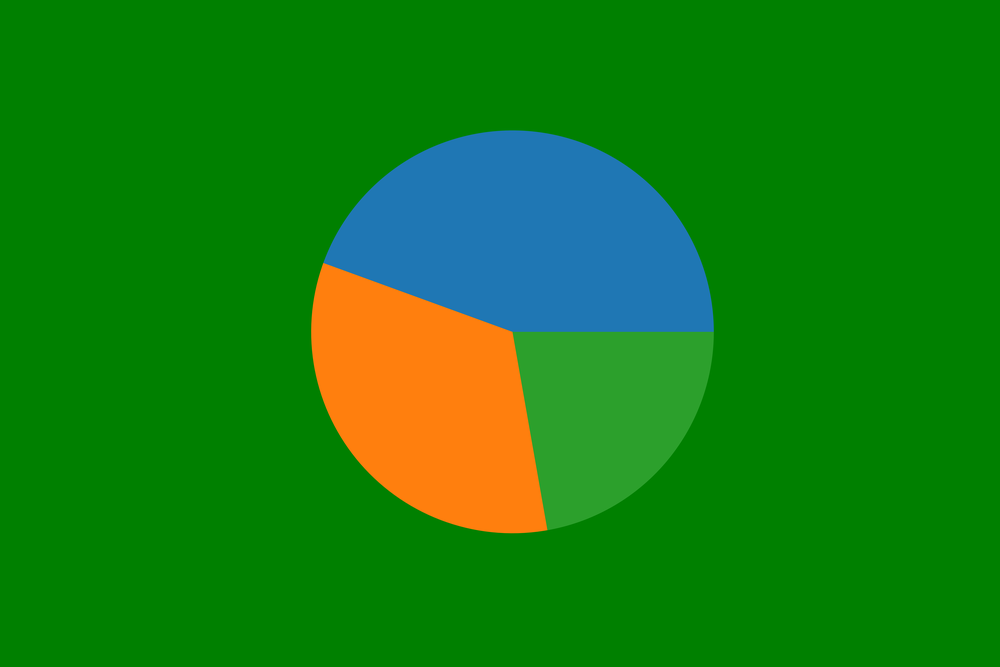
#> input picture pie_char.png, 1000 x 667 px, shrunk from 6000 x 4000 before the run
$ jupyter execute --allow-errors 'Matplotlib- How to show image using matplotlib imshow function.ipynb'
#> lines starting #> are read from the running program, lines starting #| are printed output that depends on the picture
[cell 1]
import matplotlib.pyplot as plt
import matplotlib.image as mpimg

[cell 2]
img=mpimg.imread("pie_char.png")
#> img is the input picture: shape (667, 1000, 4) float32; mean R, G, B, A 0.0813, 0.503, 0.0707, 1

[cell 3]
img

[cell 4]
type(img)

[cell 5]
img.shape
#> Out = (667, 1000, 4)

[cell 6]
img.ndim
#> Out = 3

[cell 7]
plt.imshow(img)
plt.show()

[cell 8]
plt.figure(figsize=(16,9))
plt.axis("off")
plt.imshow(img)
plt.show()

[cell 9]
plt.figure(figsize=(16,9))
plt.axis("off")
plt.imshow(img)
plt.colorbar()
plt.show()
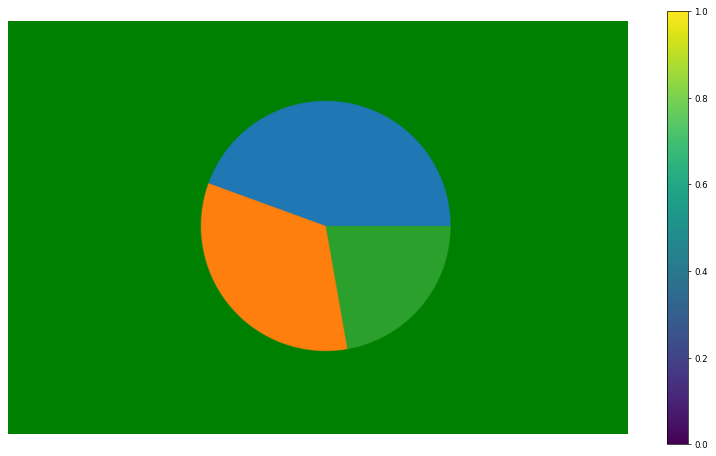
#> figure drawn by matplotlib, 2 panels

[cell 10]
single_channel=img[:,:,2]
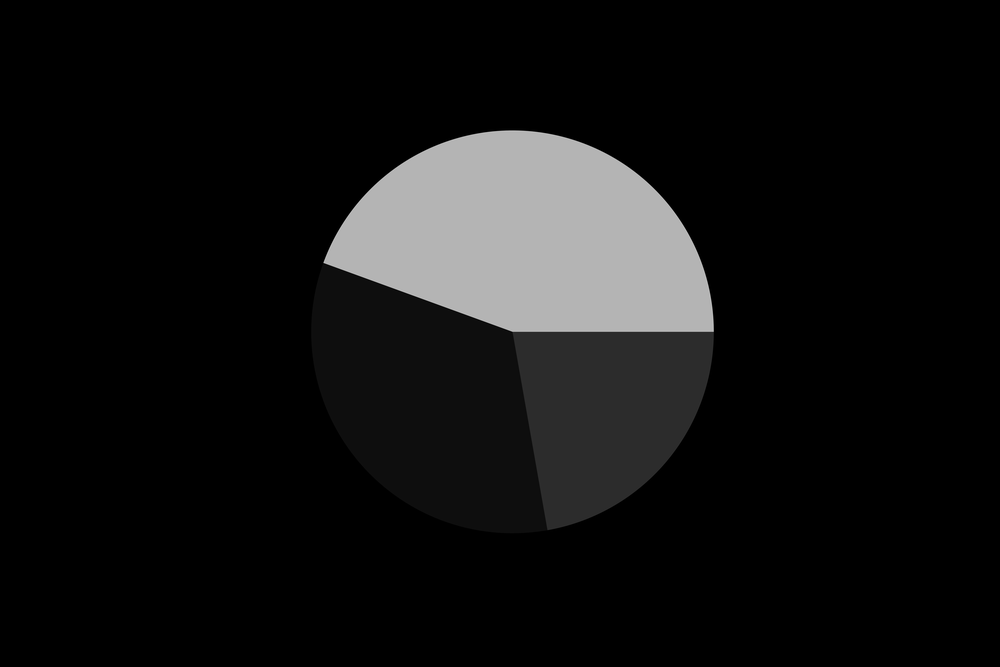
#> single_channel: shape (667, 1000) float32; min 0, max 0.788, mean 0.0708
plt.figure(figsize=(16,9))
plt.axis("off")
plt.imshow(single_channel,cmap="hot")
plt.colorbar()
plt.show()
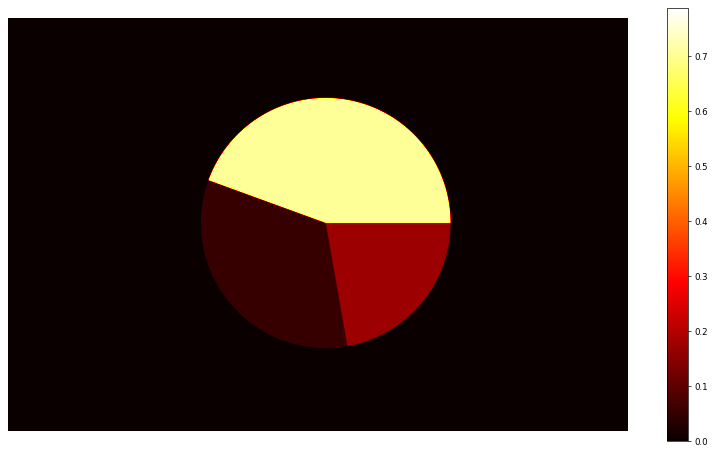
#> figure drawn by matplotlib, 2 panels

#> (a cell that did not finish here is left out)

#> (a cell that did not finish here is left out)

#> (a cell that did not finish here is left out)

#> (a cell that did not finish here is left out)

[cell 15]
cmap = """'Accent', 'Accent_r', 'Blues', 'Blues_r', 'BrBG', 'BrBG_r', 'BuGn', 'BuGn_r', 'BuPu', 'BuPu_r', 'CMRmap', 'CMRmap_r', 'Dark2', 'Dark2_r', 'GnBu', 'GnBu_r', 'Greens', 'Greens_r', 'Greys', 'Greys_r', 'OrRd', 'OrRd_r', 'Oranges', 'Oranges_r', 'PRGn', 'PRGn_r', 'Paired', 'Paired_r', 'Pastel1', 'Pastel1_r', 'Pastel2', 'Pastel2_r', 'PiYG', 'PiYG_r', 'PuBu', 'PuBuGn', 'PuBuGn_r', 'PuBu_r', 'PuOr', 'PuOr_r', 'PuRd', 'PuRd_r', 'Purples', 'Purples_r', 'RdBu', 'RdBu_r', 'RdGy', 'RdGy_r', 'RdPu', 'RdPu_r', 'RdYlBu', 'RdYlBu_r', 'RdYlGn', 'RdYlGn_r', 'Reds', 'Reds_r', 'Set1', 'Set1_r', 'Set2', 'Set2_r', 'Set3', 'Set3_r', 'Spectral', 'Spectral_r', 'Wistia', 'Wistia_r', 'YlGn', 'YlGnBu', 'YlGnBu_r', 'YlGn_r', 'YlOrBr', 'YlOrBr_r', 'YlOrRd', 'YlOrRd_r', 'afmhot', 'afmhot_r', 'autumn', 'autumn_r', 'binary', 'binary_r', 'bone', 'bone_r', 'brg', 'brg_r', 'bwr', 'bwr_r', 'cividis', 'cividis_r', 'cool', 'cool_r', 'coolwarm', 'coolwarm_r', 'copper', 'copper_r', 'cubehelix', 'cubehelix_r', 'flag', 'flag_r', 'gist_earth', 'gist_earth_r', 'gist_gray', 'gist_gray_r', 'gist_heat', 'gist_heat_r', 'gist_ncar', 'gist_ncar_r', 'gist_rainbow', 'gist_rainbow_r', 'gist_stern', 'gist_stern_r', 'gist_yarg', 'gist_yarg_r', 'gnuplot', 'gnuplot2', 'gnuplot2_r', 'gnuplot_r', 'gray', 'gray_r', 'hot', 'hot_r', 'hsv', 'hsv_r', 'inferno', 'inferno_r', 'jet', 'jet_r', 'magma', 'magma_r', 'nipy_spectral', 'nipy_spectral_r', 'ocean', 'ocean_r', 'pink', 'pink_r', 'plasma', 'plasma_r', 'prism', 'prism_r', 'rainbow', 'rainbow_r', 'seismic', 'seismic_r', 'spring', 'spring_r', 'summer', 'summer_r', 'tab10', 'tab10_r', 'tab20', 'tab20_r', 'tab20b', 'tab20b_r', 'tab20c', 'tab20c_r', 'terrain', 'terrain_r', 'turbo', 'turbo_r', 'twilight', 'twilight_r', 'twilight_shifted', 'twilight_shifted_r', 'viridis', 'viridis_r', 'winter', 'winter_r"""

cmap_name_list = cmap.split(sep=",")
#> cmap_name_list = 166 items, first 6: "'Accent'", " 'Accent_r'", " 'Blues'", " 'Blues_r'", " 'BrBG'", " 'BrBG_r'"

[cell 16]
cmap_name_list
#> Out has the same summary as cmap_name_list

[cell 17]
save_image_addr_name = []
for i in range(len(cmap_name_list)):
    cmap_str = cmap_name_list[i]
    save_image_addr_name.append("C:\\Users\\NIMJESX\\Documents\\My Folder\\Python\\Images"+"girl_" + cmap_name_list[i] + ".png")
    print(save_image_addr_name[i])
#> this loop made 166 passes
#> cmap_str on passes 1 to 3: "'Accent'", " 'Accent_r'", " 'Blues'"
#| C:\Users\NIMJESX\Documents\My Folder\Python\Imagesgirl_'Accent'.png
#| C:\Users\NIMJESX\Documents\My Folder\Python\Imagesgirl_ 'Accent_r'.png
#| C:\Users\NIMJESX\Documents\My Folder\Python\Imagesgirl_ 'Blues'.png
#| C:\Users\NIMJESX\Documents\My Folder\Python\Imagesgirl_ 'Blues_r'.png
#| C:\Users\NIMJESX\Documents\My Folder\Python\Imagesgirl_ 'BrBG'.png
#| C:\Users\NIMJESX\Documents\My Folder\Python\Imagesgirl_ 'BrBG_r'.png
#| C:\Users\NIMJESX\Documents\My Folder\Python\Imagesgirl_ 'BuGn'.png
#| C:\Users\NIMJESX\Documents\My Folder\Python\Imagesgirl_ 'BuGn_r'.png
#> (further printed lines are left out)
#> after the loop, save_image_addr_name = 166 items
